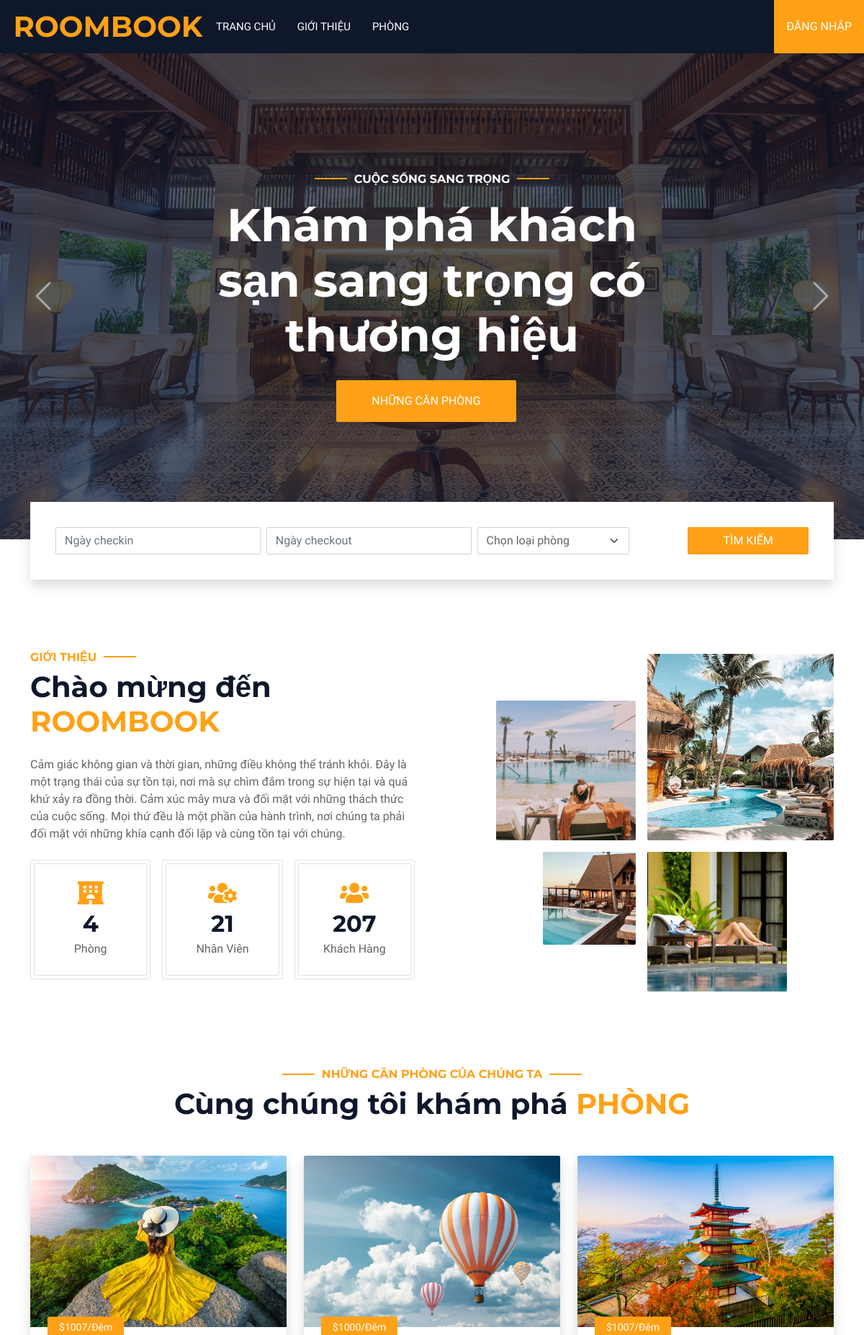
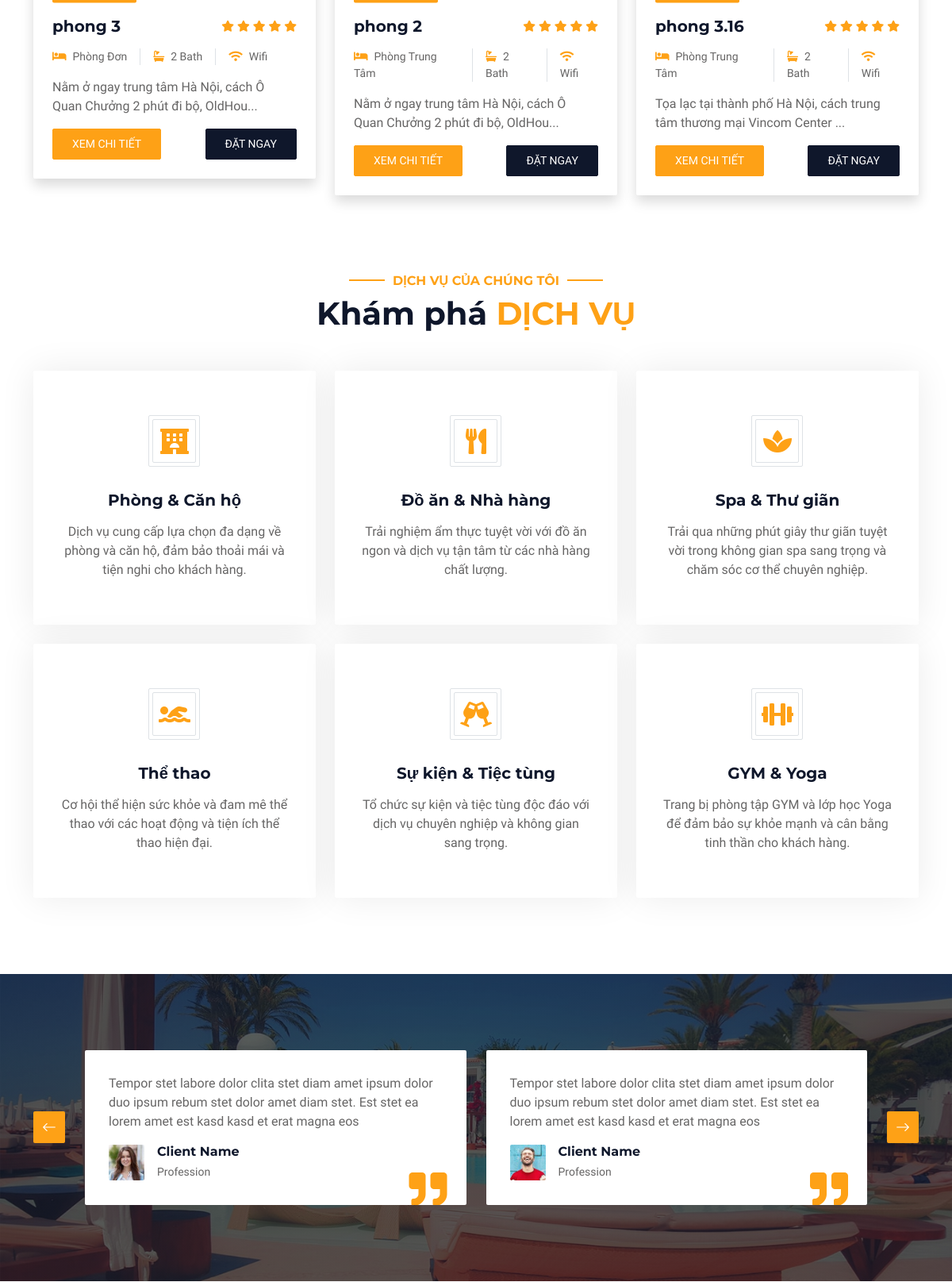
The page / (upper part) on the database its author committed (2 pictures, top to bottom).
### tables this page shows
CREATE TABLE `phong` (
  `id_phong` int(11) NOT NULL,
  `ten_phong` varchar(299) NOT NULL,
  `gia` int(11) NOT NULL,
  `mota` text NOT NULL,
  `id_loaiphong` int(11) NOT NULL,
  `img` varchar(255) NOT NULL,
  `active` int(11) NOT NULL DEFAULT 1
);

CREATE TABLE `loai_phong` (
  `id_loaiphong` int(11) NOT NULL,
  `ten_LP` varchar(299) NOT NULL,
  `active` int(11) NOT NULL DEFAULT 1
);

### view/home.php (the view, shortened to what the rows shown need)
<div class="container-xxl py-5">
            <div class="container">
                <div class="row g-5 align-items-center">
                    <div class="col-lg-6">
                        <h1 class="mb-4">Chào mừng đến <span class="text-primary text-uppercase">RoomBook</span></h1>
                        <div class="row g-3 pb-4">
                            <div class="col-sm-4 wow fadeIn" data-wow-delay="0.1s">
                                <div class="border rounded p-1">
                                    <div class="border rounded text-center p-4">
                                        <h2 class="mb-1" data-toggle="counter-up"><?php $d = soluong_room(); echo $d;?></h2>
                                    </div>
                                </div>
                            </div>
                            <div class="col-sm-4 wow fadeIn" data-wow-delay="0.3s">
                                <div class="border rounded p-1">
                                    <div class="border rounded text-center p-4">
                                        <h2 class="mb-1" data-toggle="counter-up"><?php $d = demtk(1); echo $d;?></h2>
                                    </div>
                                </div>
                            </div>
                            <div class="col-sm-4 wow fadeIn" data-wow-delay="0.5s">
                                <div class="border rounded p-1">
                                    <div class="border rounded text-center p-4">
                                        <h2 class="mb-1" data-toggle="counter-up"><?php $d = demtk(2); echo $d;?></h2>
                                    </div>
                                </div>
                            </div>
                        </div>
                    </div>
                </div>
            </div>
        </div>
        <div class="container-xxl py-5">
            <div class="container">
                <div class="text-center wow fadeInUp" data-wow-delay="0.1s">
                    <h1 class="mb-5">Cùng chúng tôi khám phá <span class="text-primary text-uppercase"> Phòng</span></h1>
                </div>
                <div class="row g-4">
                    <?php
                        $listsp = load3_roomhome();
                        foreach ($listsp as $key) {
                            extract($key);
                            $tenloai = loadten_loai($id_loaiphong);
                            $url = "upload/".$img;
                            echo '<div class="col-lg-4 col-md-6 wow fadeInUp" data-wow-delay="0.1s">
                                <div class="room-item shadow rounded overflow-hidden">
                                    <div class="position-relative">
                                        <img class="img-fluid" src="'.$url.'" alt="">
                                        <small class="position-absolute start-0 top-100 translate-middle-y bg-primary text-white rounded py-1 px-3 ms-4">$'.$gia.'/Đêm</small>
                                    </div>
                                    <div class="p-4 mt-2">
                                        <div class="d-flex justify-content-between mb-3">
                                            <h5 class="mb-0">'.$ten_phong.'</h5>
                                            <div class="ps-2">
                                                <small class="fa fa-star text-primary"></small>
                                                <small class="fa fa-star text-primary"></small>
                                                <small class="fa fa-star text-primary"></small>
                                                <small class="fa fa-star text-primary"></small>
                                                <small class="fa fa-star text-primary"></small>
                                            </div>
                                        </div>
                                        <div class="d-flex mb-3">
                                            <small class="border-end me-3 pe-3"><i class="fa fa-bed text-primary me-2"></i>'.$tenloai.'</small>
                                            <small class="border-end me-3 pe-3"><i class="fa fa-bath text-primary me-2"></i>2 Bath</small>
                                            <small><i class="fa fa-wifi text-primary me-2"></i>Wifi</small>
                                        </div>
                                        <p class="text-body mb-3">'.$mota_ngan.'...</p>
                                        <div class="d-flex justify-content-between">
                                        <a class="btn btn-sm btn-primary rounded py-2 px-4" href="index.php?act=chitiet&id='.$id_phong.'">Xem Chi Tiết</a>';
                                        if (isset($_SESSION['user'])) {
                                            echo '<a class="btn btn-sm btn-dark rounded py-2 px-4" href="index.php?act=booking&id='.$id_phong.'">Đặt Ngay</a>';
                                        } else echo '<a class="btn btn-sm btn-dark rounded py-2 px-4" href="index.php?act=dangnhap">Đặt Ngay</a>';
                                    echo '</div>
                                    </div>
                                </div>
                            </div>';
                        }
                    ?>
                </div>
            </div>
        </div>
        <div class="container-xxl py-5">
            <div class="container">
                <div class="text-center wow fadeInUp" data-wow-delay="0.1s">
                    <h1 class="mb-5">Khám phá <span class="text-primary text-uppercase">Dịch vụ</span></h1>
                </div>
            </div>
        </div>
    </div>

### rows shown on the page
phong: img (picture), gia "1007", ten_phong "phong 3", id_loaiphong.ten_LP "Phòng Đơn", mota_ngan "Nằm ở ngay trung tâm Hà Nội, cách Ô Quan Chưởng 2 phút đi bộ, OldHou"
phong: img (picture), gia "1000", ten_phong "phong 2", id_loaiphong.ten_LP "Phòng Trung Tâm", mota_ngan "Nằm ở ngay trung tâm Hà Nội, cách Ô Quan Chưởng 2 phút đi bộ, OldHou"
phong: img (picture), gia "1007", ten_phong "phong 3.16", id_loaiphong.ten_LP "Phòng Trung Tâm", mota_ngan "Tọa lạc tại thành phố Hà Nội, cách trung tâm thương mại Vincom Center"

### other values the page prints
$d "4"
$d "21"
$d "207"
